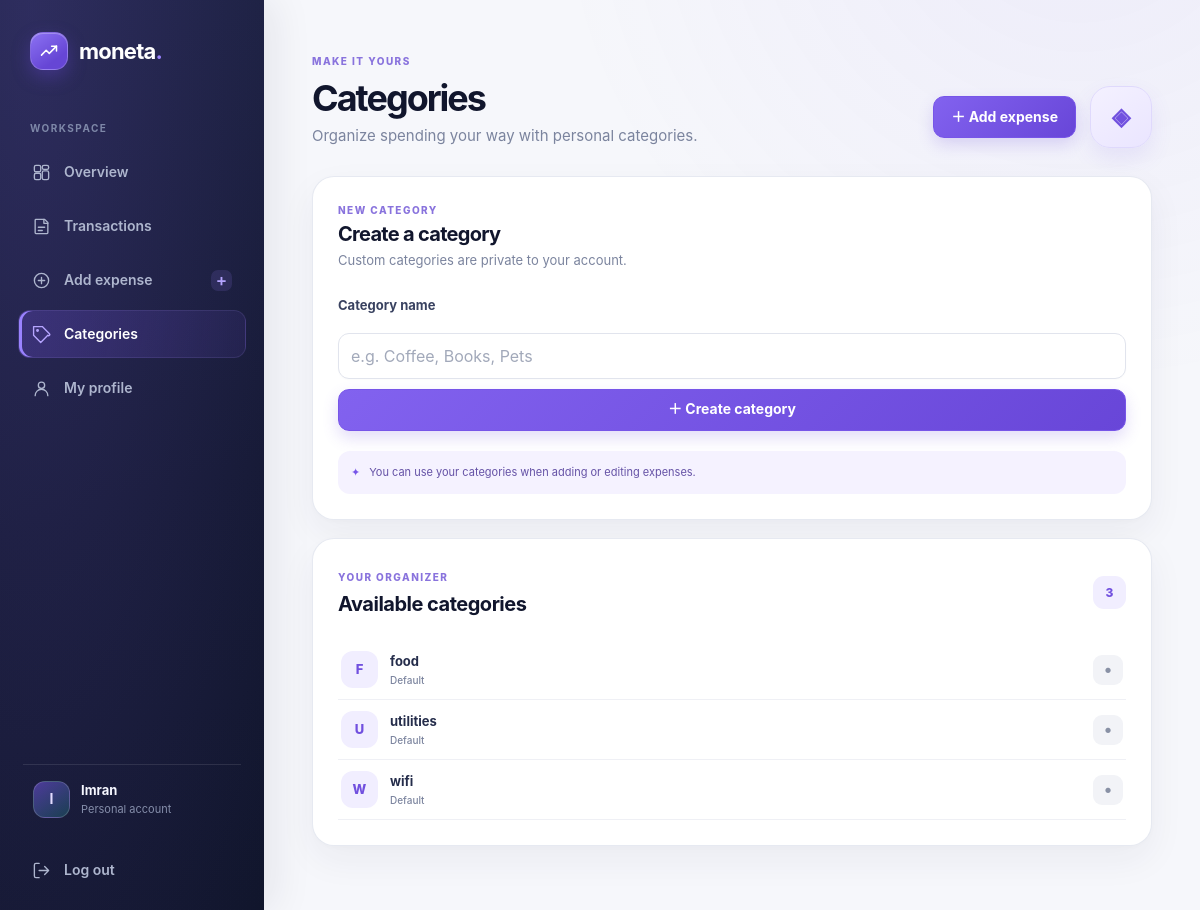
Before: /categories/ (signed in) with the older database file.
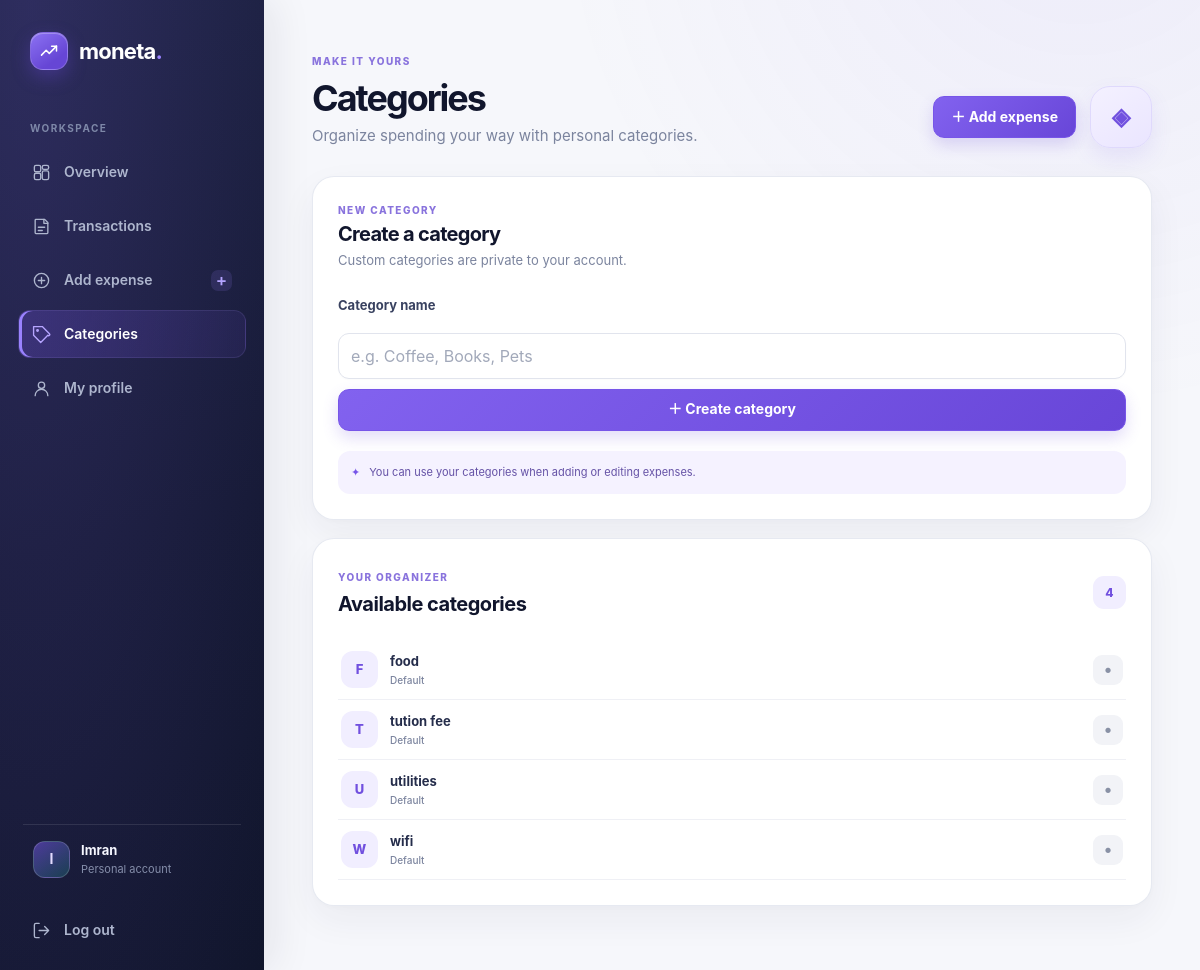
After: the same page with the newer database file.
### myapp/models.py (models this page shows, shortened)
class Categories(models.Model):
    name = models.CharField(100,null=False,blank=False)
    user = models.ForeignKey(User, on_delete=models.CASCADE, null=True, blank=True, related_name="expense_categories")
    class Meta:
        ordering = ["name"]

### myapp/views.py (the view, shortened to what this page needs)
# urls.py: path('categories/',views.category_list,name='category_list'),
@login_required(login_url="login")
def category_list(request):
    context = {
        "categories": Categories.objects.filter(Q(user__isnull=True) | Q(user=request.user)),
        "custom_categories": Categories.objects.filter(user=request.user),
    }
    return render(request, "category_list.html", context)

### myapp/templates/category_list.html (shortened to what this page needs)
{% extends "base.html" %}
{% block content %}
<section class="page-heading"><div><span class="eyebrow">MAKE IT YOURS</span><h1>Categories</h1><p>Organize spending your way with personal categories.</p></div><div class="category-heading-actions"><a href="{% url 'expense_create' %}" class="btn btn-dark">＋ Add expense</a><span class="category-hero-icon" aria-hidden="true">◈</span></div></section>
<div class="category-management-grid">
  <section class="card category-create-card"><span class="eyebrow">NEW CATEGORY</span><h2>Create a category</h2><p>Custom categories are private to your account.</p><form method="post" class="category-create-form">{% csrf_token %}<label for="categoryName" class="form-label">Category name</label><input id="categoryName" class="form-control" name="name" maxlength="100" placeholder="e.g. Coffee, Books, Pets" required><button class="btn btn-dark" type="submit">＋ Create category</button></form><div class="category-note"><span>✦</span> You can use your categories when adding or editing expenses.</div></section>
  <section class="card category-manage-card"><div class="panel-heading"><div><span class="eyebrow">YOUR ORGANIZER</span><h2>Available categories</h2></div><span class="category-count">{{ categories|length }}</span></div>
    <div class="managed-category-list">
      {% for category in categories %}<div class="managed-category"><span class="managed-category-icon">{{ category.name|slice:":1"|upper }}</span><span class="managed-category-name">{{ category.name }}{% if not category.user_id %}<small>Default</small>{% else %}<small>Your category</small>{% endif %}</span>{% if category.user_id %}<form method="post" action="{% url 'category_delete' category.id %}" onsubmit="return confirm('Delete {{ category.name|escapejs }}? Existing expenses will be kept.');">{% csrf_token %}<button class="icon-delete" aria-label="Delete {{ category.name }}" title="Delete category">×</button></form>{% else %}<span class="locked-category" title="Default category">•</span>{% endif %}</div>{% empty %}<div class="empty-state"><p>No categories yet. Create your first one.</p></div>{% endfor %}
    </div>
  </section>
</div>
{% endblock %}

Changed rows visible on the page:
added Categories: name "T", name "tution fee", shows "Default"
Other visible differences:
{{ categories|length }}: "3" → "4"
